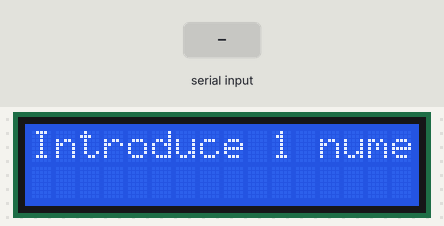
This sketch was run on a simulated Arduino Uno, built with avr-gcc and run on an emulated ATmega328P. On the bench: 16×2 character LCD. Inputs (shaded band) come from the test bench. What the sketch prints to the serial monitor is not drawn.

Above: at 1.2 s.
1.3 s: "30/150/10\n" received over Serial
At 1.42 s:
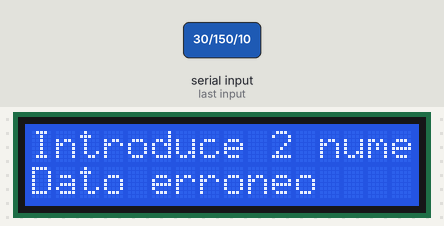
At 2.5 s:
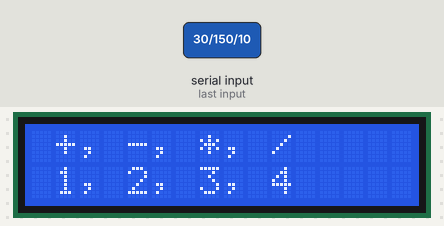
3.0 s: "1\n" received over Serial
At 4.0 s:
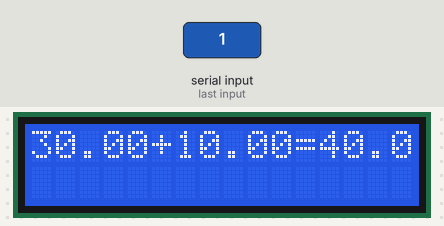
Timing chart, 0 to 6.0 s (numbered marks = the images above; inputs shaded):
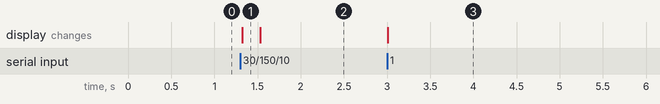

The sketch:

lcd_calculadora.ino
```cpp
#include <LiquidCrystal.h>

LiquidCrystal lcd(7,6,5,4,3,2);

int numero = 0;
float firstN;
float secondN;
float result;
String operando;
float dato=0;
bool error = false;
float minDato = -99;
float maxDato = 99;

void setup() {
  // put your setup code here, to run once:
  lcd.begin(16, 2);
  Serial.begin(9600);
  Serial.setTimeout(50000);

}

void loop() {
  // put your main code here, to run repeatedly:
  firstN = leer_primer_num();
  Serial.print("El primer numero es:");
  Serial.println(firstN);
  //imprime_dato(firstN);
  secondN = leer_segundo_num();
  Serial.print("El segundo numero es:");
  Serial.println(secondN);
  //imprime_dato(secondN);
  leer_operador();
  calcular();
  delay(5000);
}

void leer_operador(){
    int error = 1;
    int operador;
    Serial.println("Introduce el operando: + - * /");
    lcd.clear();
    lcd.setCursor(0,0);
    lcd.print(" +, -, *, /");
    lcd.setCursor(0,1);
    lcd.print(" 1, 2, 3, 4");
    while(error){
      while (Serial.available() == 0);
        operador = Serial.parseInt();
        if(operador == 1){
          //Serial.print("El operador es +");
          operando = "+";
          error = 0;
        }
        if(operador == 2){
          //Serial.print("El operador es -");
          operando = "-";
          error = 0;
        }
        if(operador == 3){
          //Serial.print("El operador es *");
          operando = "*";
          error = 0;
        }
        if(operador == 4){
          //Serial.print("El operador es /");
          operando = "/";
          error = 0;
        }


    }

}

// Lee un número desde el puerto serie
float leer_primer_num() {

    int error = 1;

   Serial.println("Introduce primer numero:");
   lcd.clear();
   lcd.setCursor(0,0);
   lcd.print("Introduce 1 numero");

   while(error){
    while (Serial.available() == 0);


    dato = Serial.parseFloat();

    //Serial.println(dato);
    if(dato >= minDato && dato <= maxDato)
      {
        Serial.println(dato);
        //lcd.setCursor(0,1);
        //lcd.clear();
        //lcd.print(dato);
        error = 0;
      }
    else {
      Serial.println("El dato es erroneo.");
      lcd.setCursor(0,1);
      lcd.print("Dato erroneo");
      delay(200);
      lcd.setCursor(0,1);
      lcd.print("Num de -99 a 99");
      error =1;
    }
   }

   return dato;

   // En caso contrario, devuelve el dato
}
// Lee un número desde el puerto serie
float leer_segundo_num() {

    int error = 1;

   Serial.println("Introduce segundo numero:");
   lcd.clear();
   lcd.setCursor(0,0);
   lcd.print("Introduce 2 numero");

   while(error){
    while (Serial.available() == 0);


    dato = Serial.parseFloat();

    //Serial.println(dato);
    if(dato >= minDato && dato <= maxDato)
      {
        Serial.println(dato);
        //lcd.setCursor(0,1);
        //lcd.clear();
        //lcd.print(dato);
        error = 0;
      }
    else {
      Serial.println("El dato es erroneo.");
      lcd.setCursor(0,1);
      lcd.print("Dato erroneo");
      delay(200);
      lcd.setCursor(0,1);
      lcd.print("Num de -99 a 99");
      error =1;
    }
   }

   return dato;

   // En caso contrario, devuelve el dato
}

void imprime_dato(float dato){
  lcd.clear();
  lcd.setCursor(0,0);
  lcd.print("El numero es");
  lcd.setCursor(0,1);
  lcd.print(dato);
  delay(2000);
}

void calcular(){
  if(operando == "+"){
    Serial.print("Vamos a sumar los numeros ");
    Serial.print(firstN);
    Serial.print(" + ");
    Serial.print(secondN);
    Serial.print("=");
    result = firstN + secondN;
    Serial.println(result);

    lcd.setCursor(0,0);
    lcd.clear();
    lcd.print(firstN);
    lcd.print("+");
    lcd.print(secondN);
    lcd.print("=");
    lcd.print(result);
  }
  if(operando == "-"){
    Serial.print("Vamos a restar los numeros ");
    Serial.print(firstN);
    Serial.print(" - ");
    Serial.print(secondN);
    Serial.print("=");
    result = firstN - secondN;
    Serial.println(result);

    lcd.setCursor(0,0);
    lcd.clear();
    lcd.print(firstN);
    lcd.print("-");
    lcd.print(secondN);
    lcd.print("=");
    lcd.print(result);
  }
  if(operando == "*"){
    Serial.print("Vamos a sumar los numeros ");
    Serial.print(firstN);
    Serial.print(" * ");
    Serial.print(secondN);
    Serial.print("=");
    result = firstN * secondN;
    Serial.println(result);
    lcd.setCursor(0,0);
    lcd.clear();
    lcd.print(firstN);
    lcd.print("*");
    lcd.print(secondN);
    lcd.print("=");
    lcd.print(result);
  }
  if(operando == "/"){
    Serial.print("Vamos a sumar los numeros ");
    Serial.print(firstN);
    Serial.print(" / ");
    Serial.print(secondN);
    Serial.print("=");
    result = firstN / secondN;
    Serial.println(result);
    lcd.setCursor(0,0);
    lcd.clear();
    lcd.print(firstN);
    lcd.print("/");
    lcd.print(secondN);
    lcd.print("=");
    lcd.print(result);
  }
}
```

Measured:
- after the input at 1.3 s, the display: changes at once (image 1)
- after the input at 3.0 s, the display: changes at once (image 3)
